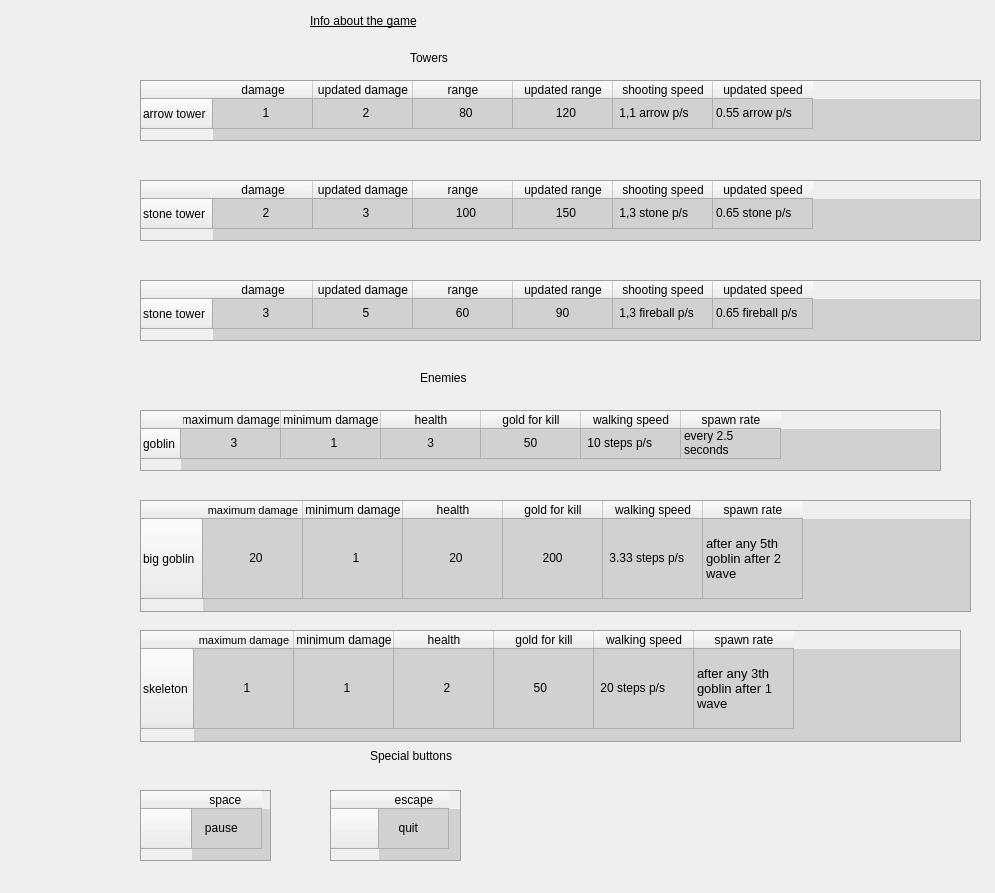
<?xml version="1.0" encoding="UTF-8"?>
<ui version="4.0">
 <class>Info</class>
 <widget class="QDialog" name="Info">
  <property name="geometry">
   <rect>
    <x>0</x>
    <y>0</y>
    <width>995</width>
    <height>893</height>
   </rect>
  </property>
  <property name="windowTitle">
   <string>Dialog</string>
  </property>
  <widget class="QLabel" name="label">
   <property name="geometry">
    <rect>
     <x>310</x>
     <y>0</y>
     <width>291</width>
     <height>41</height>
    </rect>
   </property>
   <property name="styleSheet">
    <string notr="true">font: 18pt &quot;Comic Sans MS&quot; rgb(5, 255, 5) ;
text-decoration: underline;

</string>
   </property>
   <property name="text">
    <string>Info about the game</string>
   </property>
  </widget>
  <widget class="QTableWidget" name="tableWidget">
   <property name="geometry">
    <rect>
     <x>140</x>
     <y>80</y>
     <width>841</width>
     <height>61</height>
    </rect>
   </property>
   <property name="styleSheet">
    <string notr="true">QTableWidget
{
background-color: rgb(209, 209, 209);
font: 8pt &quot;Comic Sans MS&quot;;
}</string>
   </property>
   <property name="verticalScrollBarPolicy">
    <enum>Qt::ScrollBarAlwaysOff</enum>
   </property>
   <property name="horizontalScrollBarPolicy">
    <enum>Qt::ScrollBarAlwaysOff</enum>
   </property>
   <property name="rowCount">
    <number>1</number>
   </property>
   <property name="columnCount">
    <number>6</number>
   </property>
   <row>
    <property name="text">
     <string>arrow tower</string>
    </property>
   </row>
   <column>
    <property name="text">
     <string>damage</string>
    </property>
   </column>
   <column>
    <property name="text">
     <string>updated damage</string>
    </property>
   </column>
   <column>
    <property name="text">
     <string>range</string>
    </property>
   </column>
   <column>
    <property name="text">
     <string>updated range</string>
    </property>
   </column>
   <column>
    <property name="text">
     <string>shooting speed</string>
    </property>
   </column>
   <column>
    <property name="text">
     <string>updated speed</string>
    </property>
   </column>
   <item row="0" column="0">
    <property name="text">
     <string>              1</string>
    </property>
   </item>
   <item row="0" column="1">
    <property name="text">
     <string>              2</string>
    </property>
   </item>
   <item row="0" column="2">
    <property name="text">
     <string>             80</string>
    </property>
   </item>
   <item row="0" column="3">
    <property name="text">
     <string>            120  </string>
    </property>
   </item>
   <item row="0" column="4">
    <property name="text">
     <string> 1,1 arrow p/s</string>
    </property>
   </item>
   <item row="0" column="5">
    <property name="text">
     <string>0.55 arrow p/s</string>
    </property>
   </item>
  </widget>
  <widget class="QLabel" name="label_2">
   <property name="geometry">
    <rect>
     <x>20</x>
     <y>60</y>
     <width>91</width>
     <height>101</height>
    </rect>
   </property>
   <property name="text">
    <string/>
   </property>
   <property name="pixmap">
    <pixmap resource="res.qrc">:/images/images/archer_tower.png</pixmap>
   </property>
  </widget>
  <widget class="QLabel" name="label_3">
   <property name="geometry">
    <rect>
     <x>20</x>
     <y>170</y>
     <width>91</width>
     <height>91</height>
    </rect>
   </property>
   <property name="text">
    <string/>
   </property>
   <property name="pixmap">
    <pixmap resource="res.qrc">:/images/images/stone_tower.png</pixmap>
   </property>
  </widget>
  <widget class="QTableWidget" name="tableWidget_2">
   <property name="geometry">
    <rect>
     <x>140</x>
     <y>180</y>
     <width>841</width>
     <height>61</height>
    </rect>
   </property>
   <property name="styleSheet">
    <string notr="true">QTableWidget
{
background-color: rgb(209, 209, 209);
font: 8pt &quot;Comic Sans MS&quot;;
}</string>
   </property>
   <property name="verticalScrollBarPolicy">
    <enum>Qt::ScrollBarAlwaysOff</enum>
   </property>
   <property name="horizontalScrollBarPolicy">
    <enum>Qt::ScrollBarAlwaysOff</enum>
   </property>
   <property name="rowCount">
    <number>1</number>
   </property>
   <property name="columnCount">
    <number>6</number>
   </property>
   <row>
    <property name="text">
     <string>stone tower</string>
    </property>
   </row>
   <column>
    <property name="text">
     <string>damage</string>
    </property>
   </column>
   <column>
    <property name="text">
     <string>updated damage</string>
    </property>
   </column>
   <column>
    <property name="text">
     <string>range</string>
    </property>
   </column>
   <column>
    <property name="text">
     <string>updated range</string>
    </property>
   </column>
   <column>
    <property name="text">
     <string>shooting speed</string>
    </property>
   </column>
   <column>
    <property name="text">
     <string>updated speed</string>
    </property>
   </column>
   <item row="0" column="0">
    <property name="text">
     <string>              2</string>
    </property>
   </item>
   <item row="0" column="1">
    <property name="text">
     <string>              3</string>
    </property>
   </item>
   <item row="0" column="2">
    <property name="text">
     <string>            100</string>
    </property>
   </item>
   <item row="0" column="3">
    <property name="text">
     <string>            150  </string>
    </property>
   </item>
   <item row="0" column="4">
    <property name="text">
     <string> 1,3 stone p/s</string>
    </property>
   </item>
   <item row="0" column="5">
    <property name="text">
     <string>0.65 stone p/s</string>
    </property>
   </item>
  </widget>
  <widget class="QTableWidget" name="tableWidget_3">
   <property name="geometry">
    <rect>
     <x>140</x>
     <y>280</y>
     <width>841</width>
     <height>61</height>
    </rect>
   </property>
   <property name="styleSheet">
    <string notr="true">QTableWidget
{
background-color: rgb(209, 209, 209);
font: 8pt &quot;Comic Sans MS&quot;;
}</string>
   </property>
   <property name="verticalScrollBarPolicy">
    <enum>Qt::ScrollBarAlwaysOff</enum>
   </property>
   <property name="horizontalScrollBarPolicy">
    <enum>Qt::ScrollBarAlwaysOff</enum>
   </property>
   <property name="rowCount">
    <number>1</number>
   </property>
   <property name="columnCount">
    <number>6</number>
   </property>
   <row>
    <property name="text">
     <string>stone tower</string>
    </property>
   </row>
   <column>
    <property name="text">
     <string>damage</string>
    </property>
   </column>
   <column>
    <property name="text">
     <string>updated damage</string>
    </property>
   </column>
   <column>
    <property name="text">
     <string>range</string>
    </property>
   </column>
   <column>
    <property name="text">
     <string>updated range</string>
    </property>
   </column>
   <column>
    <property name="text">
     <string>shooting speed</string>
    </property>
   </column>
   <column>
    <property name="text">
     <string>updated speed</string>
    </property>
   </column>
   <item row="0" column="0">
    <property name="text">
     <string>              3</string>
    </property>
   </item>
   <item row="0" column="1">
    <property name="text">
     <string>              5</string>
    </property>
   </item>
   <item row="0" column="2">
    <property name="text">
     <string>            60</string>
    </property>
   </item>
   <item row="0" column="3">
    <property name="text">
     <string>            90</string>
    </property>
   </item>
   <item row="0" column="4">
    <property name="text">
     <string> 1,3 fireball p/s</string>
    </property>
   </item>
   <item row="0" column="5">
    <property name="text">
     <string>0.65 fireball p/s</string>
    </property>
   </item>
  </widget>
  <widget class="QLabel" name="label_4">
   <property name="geometry">
    <rect>
     <x>30</x>
     <y>260</y>
     <width>81</width>
     <height>91</height>
    </rect>
   </property>
   <property name="text">
    <string/>
   </property>
   <property name="pixmap">
    <pixmap resource="res.qrc">:/images/images/fireball_tower.png</pixmap>
   </property>
  </widget>
  <widget class="QLabel" name="label_5">
   <property name="geometry">
    <rect>
     <x>410</x>
     <y>50</y>
     <width>91</width>
     <height>16</height>
    </rect>
   </property>
   <property name="styleSheet">
    <string notr="true">font: 12pt &quot;Comic Sans MS&quot;;</string>
   </property>
   <property name="text">
    <string>Towers</string>
   </property>
  </widget>
  <widget class="QLabel" name="label_6">
   <property name="geometry">
    <rect>
     <x>420</x>
     <y>370</y>
     <width>81</width>
     <height>16</height>
    </rect>
   </property>
   <property name="styleSheet">
    <string notr="true">font: 12pt &quot;Comic Sans MS&quot;;
</string>
   </property>
   <property name="text">
    <string>Enemies</string>
   </property>
  </widget>
  <widget class="QTableWidget" name="tableWidget_4">
   <property name="geometry">
    <rect>
     <x>140</x>
     <y>410</y>
     <width>801</width>
     <height>61</height>
    </rect>
   </property>
   <property name="styleSheet">
    <string notr="true">QTableWidget
{
background-color: rgb(209, 209, 209);
font: 8pt &quot;Comic Sans MS&quot;;
}</string>
   </property>
   <property name="verticalScrollBarPolicy">
    <enum>Qt::ScrollBarAlwaysOff</enum>
   </property>
   <property name="horizontalScrollBarPolicy">
    <enum>Qt::ScrollBarAlwaysOff</enum>
   </property>
   <property name="rowCount">
    <number>1</number>
   </property>
   <property name="columnCount">
    <number>6</number>
   </property>
   <row>
    <property name="text">
     <string>goblin</string>
    </property>
   </row>
   <column>
    <property name="text">
     <string>maximum damage</string>
    </property>
   </column>
   <column>
    <property name="text">
     <string>minimum damage</string>
    </property>
   </column>
   <column>
    <property name="text">
     <string>health</string>
    </property>
   </column>
   <column>
    <property name="text">
     <string>gold for kill</string>
    </property>
   </column>
   <column>
    <property name="text">
     <string>walking speed</string>
    </property>
   </column>
   <column>
    <property name="text">
     <string>spawn rate</string>
    </property>
   </column>
   <item row="0" column="0">
    <property name="text">
     <string>              3</string>
    </property>
   </item>
   <item row="0" column="1">
    <property name="text">
     <string>              1</string>
    </property>
   </item>
   <item row="0" column="2">
    <property name="text">
     <string>             3</string>
    </property>
   </item>
   <item row="0" column="3">
    <property name="text">
     <string>            50</string>
    </property>
   </item>
   <item row="0" column="4">
    <property name="text">
     <string> 10 steps p/s</string>
    </property>
   </item>
   <item row="0" column="5">
    <property name="text">
     <string>every 2.5 seconds</string>
    </property>
   </item>
  </widget>
  <widget class="QTableWidget" name="tableWidget_5">
   <property name="geometry">
    <rect>
     <x>140</x>
     <y>500</y>
     <width>831</width>
     <height>112</height>
    </rect>
   </property>
   <property name="minimumSize">
    <size>
     <width>0</width>
     <height>0</height>
    </size>
   </property>
   <property name="maximumSize">
    <size>
     <width>841</width>
     <height>120</height>
    </size>
   </property>
   <property name="styleSheet">
    <string notr="true">QTableWidget
{
background-color: rgb(209, 209, 209);
font: 9pt &quot;Comic Sans MS&quot;;
}</string>
   </property>
   <property name="verticalScrollBarPolicy">
    <enum>Qt::ScrollBarAlwaysOff</enum>
   </property>
   <property name="horizontalScrollBarPolicy">
    <enum>Qt::ScrollBarAlwaysOff</enum>
   </property>
   <property name="sizeAdjustPolicy">
    <enum>QAbstractScrollArea::AdjustToContents</enum>
   </property>
   <property name="rowCount">
    <number>1</number>
   </property>
   <property name="columnCount">
    <number>6</number>
   </property>
   <attribute name="verticalHeaderMinimumSectionSize">
    <number>80</number>
   </attribute>
   <attribute name="verticalHeaderDefaultSectionSize">
    <number>80</number>
   </attribute>
   <attribute name="verticalHeaderHighlightSections">
    <bool>false</bool>
   </attribute>
   <row>
    <property name="text">
     <string>big goblin</string>
    </property>
   </row>
   <column>
    <property name="text">
     <string>maximum damage</string>
    </property>
    <property name="font">
     <font>
      <pointsize>8</pointsize>
     </font>
    </property>
   </column>
   <column>
    <property name="text">
     <string>minimum damage</string>
    </property>
   </column>
   <column>
    <property name="text">
     <string>health</string>
    </property>
   </column>
   <column>
    <property name="text">
     <string>gold for kill</string>
    </property>
   </column>
   <column>
    <property name="text">
     <string>walking speed</string>
    </property>
   </column>
   <column>
    <property name="text">
     <string>spawn rate</string>
    </property>
   </column>
   <item row="0" column="0">
    <property name="text">
     <string>             20</string>
    </property>
   </item>
   <item row="0" column="1">
    <property name="text">
     <string>              1</string>
    </property>
   </item>
   <item row="0" column="2">
    <property name="text">
     <string>             20</string>
    </property>
   </item>
   <item row="0" column="3">
    <property name="text">
     <string>           200</string>
    </property>
   </item>
   <item row="0" column="4">
    <property name="text">
     <string> 3.33 steps p/s</string>
    </property>
   </item>
   <item row="0" column="5">
    <property name="text">
     <string>after any 5th goblin after 2 wave</string>
    </property>
    <property name="font">
     <font>
      <pointsize>10</pointsize>
     </font>
    </property>
   </item>
  </widget>
  <widget class="QLabel" name="label_8">
   <property name="geometry">
    <rect>
     <x>40</x>
     <y>520</y>
     <width>51</width>
     <height>71</height>
    </rect>
   </property>
   <property name="text">
    <string/>
   </property>
   <property name="pixmap">
    <pixmap resource="res.qrc">:/images/images/boss.png</pixmap>
   </property>
  </widget>
  <widget class="QLabel" name="label_9">
   <property name="geometry">
    <rect>
     <x>370</x>
     <y>740</y>
     <width>151</width>
     <height>31</height>
    </rect>
   </property>
   <property name="styleSheet">
    <string notr="true">font: 12pt &quot;Comic Sans MS&quot;;

</string>
   </property>
   <property name="text">
    <string>Special buttons</string>
   </property>
  </widget>
  <widget class="QTableWidget" name="tableWidget_6">
   <property name="geometry">
    <rect>
     <x>140</x>
     <y>790</y>
     <width>131</width>
     <height>71</height>
    </rect>
   </property>
   <property name="styleSheet">
    <string notr="true">QTableWidget
{
background-color: rgb(209, 209, 209);
font: 9pt &quot;Comic Sans MS&quot;;
}</string>
   </property>
   <attribute name="horizontalHeaderMinimumSectionSize">
    <number>10</number>
   </attribute>
   <attribute name="horizontalHeaderDefaultSectionSize">
    <number>70</number>
   </attribute>
   <attribute name="verticalHeaderDefaultSectionSize">
    <number>40</number>
   </attribute>
   <row>
    <property name="text">
     <string>              </string>
    </property>
   </row>
   <column>
    <property name="text">
     <string>space </string>
    </property>
   </column>
   <item row="0" column="0">
    <property name="text">
     <string>   pause</string>
    </property>
   </item>
  </widget>
  <widget class="QLabel" name="label_10">
   <property name="geometry">
    <rect>
     <x>210</x>
     <y>800</y>
     <width>51</width>
     <height>51</height>
    </rect>
   </property>
   <property name="text">
    <string/>
   </property>
   <property name="pixmap">
    <pixmap resource="res.qrc">:/images/images/pause.png</pixmap>
   </property>
  </widget>
  <widget class="QTableWidget" name="tableWidget_8">
   <property name="geometry">
    <rect>
     <x>330</x>
     <y>790</y>
     <width>131</width>
     <height>71</height>
    </rect>
   </property>
   <property name="styleSheet">
    <string notr="true">QTableWidget
{
background-color: rgb(209, 209, 209);
font: 9pt &quot;Comic Sans MS&quot;;
}</string>
   </property>
   <attribute name="horizontalHeaderMinimumSectionSize">
    <number>10</number>
   </attribute>
   <attribute name="horizontalHeaderDefaultSectionSize">
    <number>70</number>
   </attribute>
   <attribute name="verticalHeaderDefaultSectionSize">
    <number>40</number>
   </attribute>
   <row>
    <property name="text">
     <string>             </string>
    </property>
   </row>
   <column>
    <property name="text">
     <string>escape</string>
    </property>
   </column>
   <item row="0" column="0">
    <property name="text">
     <string>     quit</string>
    </property>
   </item>
  </widget>
  <widget class="QLabel" name="label_11">
   <property name="geometry">
    <rect>
     <x>400</x>
     <y>800</y>
     <width>55</width>
     <height>51</height>
    </rect>
   </property>
   <property name="text">
    <string/>
   </property>
   <property name="pixmap">
    <pixmap resource="res.qrc">:/images/images/cross.png</pixmap>
   </property>
  </widget>
  <widget class="QTableWidget" name="tableWidget_7">
   <property name="geometry">
    <rect>
     <x>140</x>
     <y>630</y>
     <width>821</width>
     <height>112</height>
    </rect>
   </property>
   <property name="minimumSize">
    <size>
     <width>0</width>
     <height>0</height>
    </size>
   </property>
   <property name="maximumSize">
    <size>
     <width>841</width>
     <height>120</height>
    </size>
   </property>
   <property name="styleSheet">
    <string notr="true">QTableWidget
{
background-color: rgb(209, 209, 209);
font: 9pt &quot;Comic Sans MS&quot;;
}</string>
   </property>
   <property name="verticalScrollBarPolicy">
    <enum>Qt::ScrollBarAlwaysOff</enum>
   </property>
   <property name="horizontalScrollBarPolicy">
    <enum>Qt::ScrollBarAlwaysOff</enum>
   </property>
   <property name="sizeAdjustPolicy">
    <enum>QAbstractScrollArea::AdjustToContents</enum>
   </property>
   <property name="rowCount">
    <number>1</number>
   </property>
   <property name="columnCount">
    <number>6</number>
   </property>
   <attribute name="verticalHeaderMinimumSectionSize">
    <number>80</number>
   </attribute>
   <attribute name="verticalHeaderDefaultSectionSize">
    <number>80</number>
   </attribute>
   <attribute name="verticalHeaderHighlightSections">
    <bool>false</bool>
   </attribute>
   <row>
    <property name="text">
     <string>skeleton</string>
    </property>
   </row>
   <column>
    <property name="text">
     <string>maximum damage</string>
    </property>
    <property name="font">
     <font>
      <pointsize>8</pointsize>
     </font>
    </property>
   </column>
   <column>
    <property name="text">
     <string>minimum damage</string>
    </property>
   </column>
   <column>
    <property name="text">
     <string>health</string>
    </property>
   </column>
   <column>
    <property name="text">
     <string>gold for kill</string>
    </property>
   </column>
   <column>
    <property name="text">
     <string>walking speed</string>
    </property>
   </column>
   <column>
    <property name="text">
     <string>spawn rate</string>
    </property>
   </column>
   <item row="0" column="0">
    <property name="text">
     <string>              1</string>
    </property>
   </item>
   <item row="0" column="1">
    <property name="text">
     <string>              1</string>
    </property>
   </item>
   <item row="0" column="2">
    <property name="text">
     <string>              2</string>
    </property>
   </item>
   <item row="0" column="3">
    <property name="text">
     <string>           50</string>
    </property>
   </item>
   <item row="0" column="4">
    <property name="text">
     <string> 20 steps p/s</string>
    </property>
   </item>
   <item row="0" column="5">
    <property name="text">
     <string>after any 3th goblin after 1 wave</string>
    </property>
    <property name="font">
     <font>
      <pointsize>10</pointsize>
     </font>
    </property>
   </item>
  </widget>
  <widget class="QLabel" name="label_12">
   <property name="geometry">
    <rect>
     <x>50</x>
     <y>660</y>
     <width>51</width>
     <height>71</height>
    </rect>
   </property>
   <property name="text">
    <string/>
   </property>
   <property name="pixmap">
    <pixmap resource="res.qrc">:/images/images/skeleton.png</pixmap>
   </property>
  </widget>
  <widget class="QLabel" name="label_7">
   <property name="geometry">
    <rect>
     <x>60</x>
     <y>410</y>
     <width>41</width>
     <height>71</height>
    </rect>
   </property>
   <property name="text">
    <string/>
   </property>
   <property name="pixmap">
    <pixmap resource="res.qrc">:/images/images/goblin.png</pixmap>
   </property>
  </widget>
 </widget>
 <resources>
  <include location="res.qrc"/>
 </resources>
 <connections/>
</ui>
